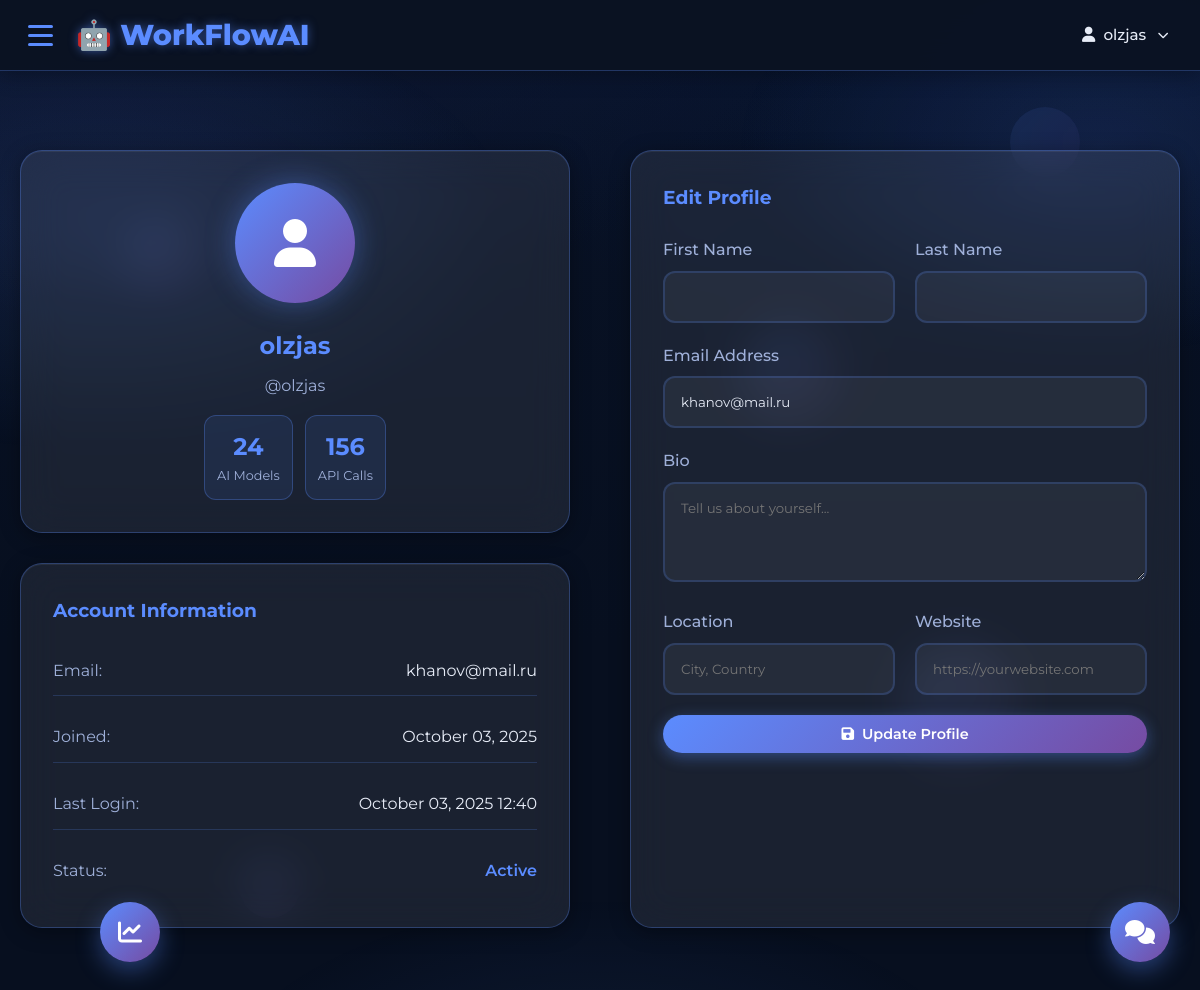
The app's page /accounts/profile/ (signed in) with its own data.
### accounts/models.py (models this page shows, shortened)
class CustomUser(AbstractUser):
    USER_TYPES = [
        ('individual', 'Individual'),
        ('business', 'Business'),
        ('enterprise', 'Enterprise'),
    ]
    SKILL_LEVELS = [
        ('beginner', 'Beginner'),
        ('intermediate', 'Intermediate'),
        ('advanced', 'Advanced'),
        ('expert', 'Expert'),
    ]
    email = models.EmailField(unique=True)
    phone_number = models.CharField(
        max_length=17,
        blank=True,
        validators=[validate_phone_number]
    )
    user_type = models.CharField(max_length=20, choices=USER_TYPES, default='individual')
    company_name = models.CharField(max_length=100, blank=True)
    job_title = models.CharField(max_length=100, blank=True)
    bio = models.TextField(max_length=500, blank=True)
    location = models.CharField(max_length=100, blank=True)
    website = models.URLField(blank=True)
    linkedin_url = models.URLField(blank=True)
    github_url = models.URLField(blank=True)
    avatar = models.ImageField(
        upload_to='avatars/',
        blank=True,
        null=True,
        validators=[validate_image_extension, validate_file_size]
    )
    skill_level = models.CharField(max_length=20, choices=SKILL_LEVELS, default='beginner')
    is_profile_public = models.BooleanField(default=True)
    receive_notifications = models.BooleanField(default=True)
    receive_marketing_emails = models.BooleanField(default=False)
    subscription_plan = models.CharField(max_length=20, default='free')
    api_calls_limit = models.IntegerField(default=1000)
    api_calls_used = models.IntegerField(default=0)
    subscription_expires = models.DateTimeField(null=True, blank=True)
    updated_at = models.DateTimeField(auto_now=True)
    last_login_ip = models.GenericIPAddressField(null=True, blank=True)
    USERNAME_FIELD = 'email'
    REQUIRED_FIELDS = ['username']
    class Meta:
        indexes = [
            models.Index(fields=['email']),
            models.Index(fields=['user_type']),
            models.Index(fields=['subscription_plan']),
        ]

### accounts/views.py (the view)
# urls.py: path('profile/', views.profile, name='profile'),
@login_required
def profile(request):
    if request.method == 'POST':
        form = ProfileForm(request.POST, request.FILES, instance=request.user)
        if form.is_valid():
            user = form.save()
            json_storage.save_user_data(user)
            json_storage.update_user_activity(
                user.id,
                'profile_updated',
                'User profile updated'
            )
            UserActivity.objects.create(
                user=user,
                activity_type='profile_updated',
                description='Profile information updated',
                ip_address=request.META.get('REMOTE_ADDR'),
                user_agent=request.META.get('HTTP_USER_AGENT', '')
            )
            messages.success(request, 'Profile updated successfully!')
            return redirect('profile')
    else:
        form = ProfileForm(instance=request.user)
    return render(request, 'accounts/profile.html', {'form': form})

### accounts/forms.py
class ProfileForm(forms.ModelForm):
    class Meta:
        model = CustomUser
        fields = ('first_name', 'last_name', 'email', 'bio', 'location', 'website', 'phone_number', 'avatar', 'job_title', 'company_name')
        widgets = {
            'bio': forms.Textarea(attrs={'rows': 4}),
        }

### templates/accounts/profile.html (shortened to what this page needs)
{% extends 'base_new.html' %}
{% block content %}
<section class="section">
    <div class="container">
        <div class="grid grid-2" style="gap: 60px;">
            <div>
                <div class="card" style="text-align: center; margin-bottom: 30px;">
                    <div style="width: 120px; height: 120px; background: linear-gradient(135deg, #5b8cff, #764ba2); border-radius: 50%; display: flex; align-items: center; justify-content: center; margin: 0 auto 24px; box-shadow: 0 0 30px rgba(91,140,255,.4);">
                        <i class="fas fa-user" style="font-size: 3rem; color: white;"></i>
                    </div>
                    <h2 style="color: #5b8cff; margin-bottom: 8px;">{{ user.get_full_name|default:user.username }}</h2>
                    <p style="color: #9fb0d9; margin-bottom: 16px;">@{{ user.username }}</p>
                    <div style="display: flex; gap: 12px; justify-content: center;">
                        <div style="text-align: center; padding: 12px; background: rgba(91,140,255,.1); border-radius: 12px; border: 1px solid rgba(91,140,255,.3);">
                            <div style="font-size: 1.5rem; font-weight: 700; color: #5b8cff;">24</div>
                            <div style="font-size: 0.8rem; color: #9fb0d9;">AI Models</div>
                        </div>
                        <div style="text-align: center; padding: 12px; background: rgba(91,140,255,.1); border-radius: 12px; border: 1px solid rgba(91,140,255,.3);">
                            <div style="font-size: 1.5rem; font-weight: 700; color: #5b8cff;">156</div>
                            <div style="font-size: 0.8rem; color: #9fb0d9;">API Calls</div>
                        </div>
                    </div>
                </div>
                <div class="card">
                    <h3 style="color: #5b8cff; margin-bottom: 20px;">Account Information</h3>
                    <div style="display: grid; gap: 16px;">
                        <div style="display: flex; justify-content: space-between; padding: 12px 0; border-bottom: 1px solid rgba(91,140,255,.2);">
                            <span style="color: #9fb0d9;">Email:</span>
                            <span style="color: #e7ecf7;">{{ user.email }}</span>
                        </div>
                        <div style="display: flex; justify-content: space-between; padding: 12px 0; border-bottom: 1px solid rgba(91,140,255,.2);">
                            <span style="color: #9fb0d9;">Joined:</span>
                            <span style="color: #e7ecf7;">{{ user.date_joined|date:"F d, Y" }}</span>
                        </div>
                        <div style="display: flex; justify-content: space-between; padding: 12px 0; border-bottom: 1px solid rgba(91,140,255,.2);">
                            <span style="color: #9fb0d9;">Last Login:</span>
                            <span style="color: #e7ecf7;">{{ user.last_login|date:"F d, Y H:i" }}</span>
                        </div>
                        <div style="display: flex; justify-content: space-between; padding: 12px 0;">
                            <span style="color: #9fb0d9;">Status:</span>
                            <span style="color: #5b8cff; font-weight: 600;">Active</span>
                        </div>
                    </div>
                </div>
            </div>
            <div class="card">
                <h3 style="color: #5b8cff; margin-bottom: 24px;">Edit Profile</h3>
                <form style="display: grid; gap: 20px;">
                    <div style="display: grid; grid-template-columns: 1fr 1fr; gap: 20px;">
                        <div>
                            <label style="display: block; color: #9fb0d9; margin-bottom: 8px; font-weight: 500;">First Name</label>
                            <input type="text" value="{{ user.first_name }}" style="width: 100%; padding: 16px; background: rgba(255,255,255,.05); border: 2px solid rgba(91,140,255,.2); border-radius: 12px; color: #e7ecf7; font-family: inherit; transition: all 0.3s ease;">
                        </div>
                        <div>
                            <label style="display: block; color: #9fb0d9; margin-bottom: 8px; font-weight: 500;">Last Name</label>
                            <input type="text" value="{{ user.last_name }}" style="width: 100%; padding: 16px; background: rgba(255,255,255,.05); border: 2px solid rgba(91,140,255,.2); border-radius: 12px; color: #e7ecf7; font-family: inherit; transition: all 0.3s ease;">
                        </div>
                    </div>
                    <div>
                        <label style="display: block; color: #9fb0d9; margin-bottom: 8px; font-weight: 500;">Email Address</label>
                        <input type="email" value="{{ user.email }}" style="width: 100%; padding: 16px; background: rgba(255,255,255,.05); border: 2px solid rgba(91,140,255,.2); border-radius: 12px; color: #e7ecf7; font-family: inherit; transition: all 0.3s ease;">
                    </div>
                    <div>
                        <label style="display: block; color: #9fb0d9; margin-bottom: 8px; font-weight: 500;">Bio</label>
                        <textarea rows="4" placeholder="Tell us about yourself..." style="width: 100%; padding: 16px; background: rgba(255,255,255,.05); border: 2px solid rgba(91,140,255,.2); border-radius: 12px; color: #e7ecf7; font-family: inherit; transition: all 0.3s ease; resize: vertical;"></textarea>
                    </div>
                    <div style="display: grid; grid-template-columns: 1fr 1fr; gap: 20px;">
                        <div>
                            <label style="display: block; color: #9fb0d9; margin-bottom: 8px; font-weight: 500;">Location</label>
                            <input type="text" placeholder="City, Country" style="width: 100%; padding: 16px; background: rgba(255,255,255,.05); border: 2px solid rgba(91,140,255,.2); border-radius: 12px; color: #e7ecf7; font-family: inherit; transition: all 0.3s ease;">
                        </div>
                        <div>
                            <label style="display: block; color: #9fb0d9; margin-bottom: 8px; font-weight: 500;">Website</label>
                            <input type="url" placeholder="https://yourwebsite.com" style="width: 100%; padding: 16px; background: rgba(255,255,255,.05); border: 2px solid rgba(91,140,255,.2); border-radius: 12px; color: #e7ecf7; font-family: inherit; transition: all 0.3s ease;">
                        </div>
                    </div>
                    <button type="submit" class="btn btn-primary btn-full">
                        <i class="fas fa-save"></i>
                        Update Profile
                    </button>
                </form>
            </div>
        </div>
    </div>
</section>
{% endblock %}

### templates/base_new.html (shortened to what this page needs)
<!DOCTYPE html>
<html lang="en">
<head>
    {% load static %}
    <link href="https://cdnjs.cloudflare.com/ajax/libs/font-awesome/6.0.0/css/all.min.css" rel="stylesheet">
    <link rel="stylesheet" href="{% static 'css/styles.css' %}?v={% now 'U' %}">
    <link rel="stylesheet" href="{% static 'css/scrollbar-enhancement.css' %}?v={% now 'U' %}">
</head>
<body class="{% block body_class %}{% endblock %}">
    <nav class="navbar">
        <div class="nav-container">
            <div class="nav-left">
                <div class="hamburger-menu" onclick="toggleSidebar()">
                    <span></span>
                    <span></span>
                    <span></span>
                </div>
                <div class="nav-logo">
                    <a href="{% url 'home' %}">🤖 WorkFlowAI</a>
                </div>
            </div>
            <div class="nav-right">
                {% if user.is_authenticated %}
                    <div class="dropdown profile-dropdown">
                        <a href="#" class="nav-link profile-toggle">
                            <i class="fas fa-user"></i>
                            {{ user.username }}
                            <i class="fas fa-chevron-down" style="font-size: 0.7rem; margin-left: 4px;"></i>
                        </a>
                    </div>
                {% else %}
                    <a href="{% url 'login' %}" class="nav-link">Login</a>
                    <a href="{% url 'signup' %}" class="btn btn-primary">
                        <i class="fas fa-rocket"></i>
                        Start Free Trial
                    </a>
                {% endif %}
            </div>
        </div>
    </nav>
    <div class="floating-shapes">
        <div class="shape shape-1"></div>
        <div class="shape shape-2"></div>
        <div class="shape shape-3"></div>
        <div class="shape shape-4"></div>
        <div class="shape shape-5"></div>
    </div>
    <div class="contact-widget" id="contactWidget">
        <div class="contact-toggle" onclick="toggleContact()">
            <i class="fas fa-comments"></i>
        </div>
    </div>
    <div class="performance-widget" id="performanceWidget">
        <div class="performance-toggle" onclick="togglePerformance()">
            <i class="fas fa-chart-line"></i>
        </div>
    </div>
    <main>
        {% block content %}{% endblock %}
    </main>
</body>
</html>

### static/css/styles.css (style rules this page uses)
* { margin: 0; padding: 0; box-sizing: border-box; }
:root { --blue: #5b8cff; --text: #e7ecf7; --muted: #9fb0d9; --radius: 22px; }
html { scroll-behavior: smooth; }
body { font-family: 'Montserrat', -apple-system, BlinkMacSystemFont, sans-serif; color: #e7ecf7; background: #070f1f; background: radial-gradient(1400px 700px at 10% -10%, #0f1a3a 0%, transparent 60%), radial-gradient(1200px 600px at 90% 0%, #081532 0%, transparent 60%), linear-gradient(#081226, #070f1f 60%, #070f1f); background-attachment: fixed; min-height: 100vh; line-height: 1.6; overflow-x: hidden; }
body::before { content:""; position:fixed; inset:-15%; z-index:-2; pointer-events:none; background: radial-gradient(600px 320px at 18% 28%, rgba(91,140,255,.12), transparent 70%), radial-gradient(520px 300px at 82% 22%, rgba(91,140,255,.12), transparent 70%), radial-gradient(580px 320px at 50% 92%, rgba(91,140,255,.10), transparent 70%); animation: blobDrift 22s ease-in-out infinite alternate; }
.container { max-width:1200px; margin:0 auto; padding:0 20px; }
.navbar { position:fixed; top:0; width:100%; z-index:1000; background:rgba(11,18,34,.95); backdrop-filter: blur(20px); border-bottom:1px solid rgba(91,140,255,.3); transition:all .3s ease; box-shadow:0 4px 20px rgba(0,0,0,.3); }
.nav-container { display:flex; align-items:center; justify-content:space-between; height:70px; max-width:1200px; margin:0 auto; padding:0 20px; flex-wrap: nowrap; gap: 16px; }
.nav-container > * { min-width: 0; }
.nav-logo a { font-size:1.8rem; font-weight:800; color:#5b8cff; text-decoration:none; text-shadow:0 0 10px rgba(91,140,255,.5); white-space: nowrap; }
.nav-link { color:#e7ecf7; text-decoration:none; font-weight:500; padding:8px 12px; border-radius:8px; transition:all .3s ease; display:flex; align-items:center; gap:8px; }
.btn { display:inline-flex; align-items:center; gap:8px; padding:12px 20px; border-radius:50px; font-weight:600; text-decoration:none; border:none; cursor:pointer; transition:all .3s ease; font-family:inherit; position:relative; overflow:hidden; }
.btn-primary { background:linear-gradient(135deg,#5b8cff,#764ba2); color:#fff; border:1px solid rgba(91,140,255,.5); box-shadow:0 4px 15px rgba(91,140,255,.4); }
.btn-full { width:100%; justify-content:center; }
.section { padding:80px 0; position:relative; margin-bottom:4rem; }
.grid { display:grid; gap:30px; }
.grid-2 { grid-template-columns:repeat(auto-fit, minmax(350px,1fr)); }
.card { background:rgba(255,255,255,.08); border:1px solid rgba(91,140,255,.3); border-radius:22px; padding:32px; backdrop-filter: blur(20px); transition:all .3s ease; position:relative; overflow:hidden; box-shadow:0 4px 20px rgba(0,0,0,.35), inset 0 1px 0 rgba(255,255,255,.06); }
.card::before { content:''; position:absolute; top:0; left:-100%; width:100%; height:100%; background:linear-gradient(90deg,transparent,rgba(91,140,255,.1),transparent); transition:left .6s ease; }

### static/css/scrollbar-enhancement.css (style rules this page uses)
html { scrollbar-width: thin; scrollbar-color: #5b8cff rgba(11, 18, 34, 0.8); }
* { scroll-behavior: smooth; }
.card, .service-card, .dashboard-card { transition: all 0.3s cubic-bezier(0.4, 0, 0.2, 1); }

### records on screen
CustomUser: username "olzjas", get_full_name "olzjas", email "khanov@mail.ru", date_joined "October 03, 2025", last_login "October 03, 2025 12:40"
